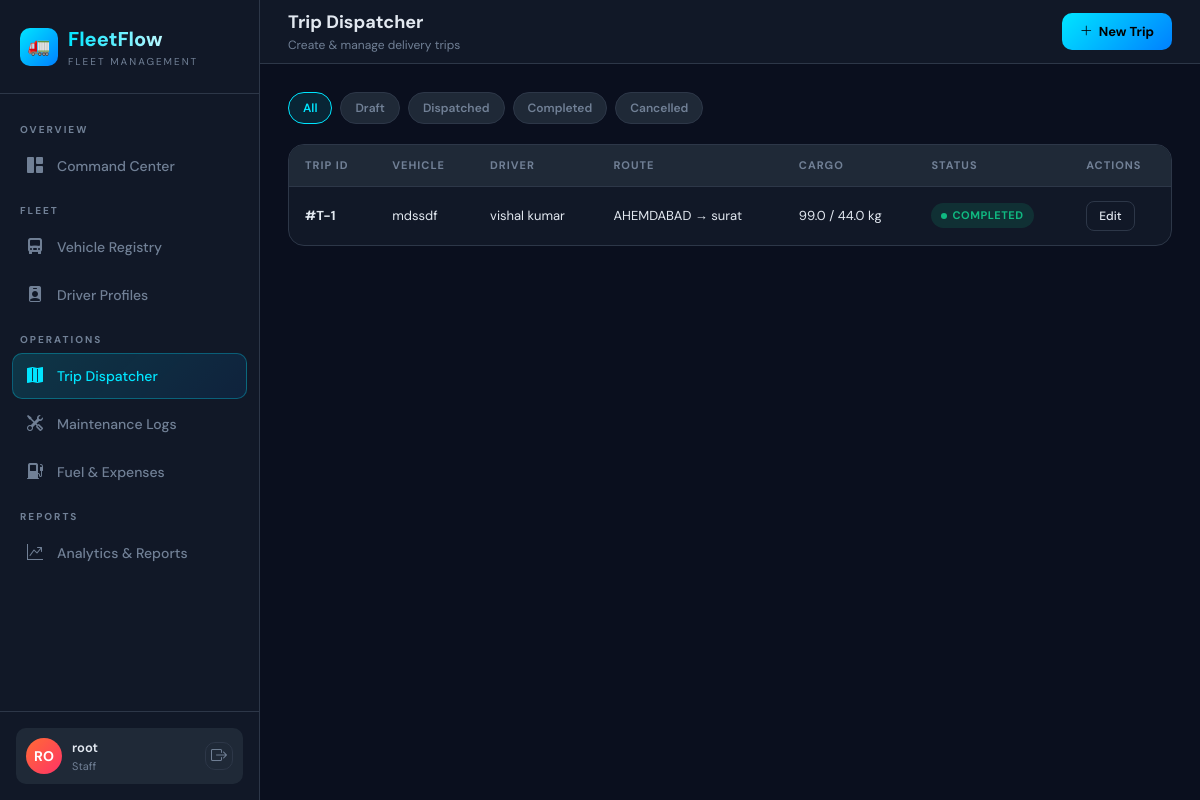
/trips/ (signed in), run on the app's committed database.
### trips/models.py (models this page shows, shortened)
class Trip(models.Model):
    STATUS = [
        ('draft', 'Draft'),
        ('dispatched', 'Dispatched'),
        ('completed', 'Completed'),
        ('cancelled', 'Cancelled'),
    ]
    vehicle = models.ForeignKey(Vehicle, on_delete=models.PROTECT)
    driver = models.ForeignKey(Driver, on_delete=models.PROTECT)
    cargo_weight_kg = models.FloatField()
    origin = models.CharField(max_length=200)
    destination = models.CharField(max_length=200)
    status = models.CharField(max_length=20, choices=STATUS, default='draft')
    start_odometer = models.FloatField()
    end_odometer = models.FloatField(null=True, blank=True)
    notes = models.TextField(blank=True)
    created_at = models.DateTimeField(auto_now_add=True)

### vehicles/models.py (models this page shows, shortened)
class Vehicle(models.Model):
    VEHICLE_TYPE = [
        ('truck', 'Truck'),
        ('van', 'Van'),
        ('bike', 'Bike'),
    ]
    STATUS = [
        ('available', 'Available'),
        ('on_trip', 'On Trip'),
        ('in_shop', 'In Shop'),
        ('retired', 'Retired'),
    ]
    name = models.CharField(max_length=100)
    license_plate = models.CharField(max_length=20, unique=True)
    vehicle_type = models.CharField(max_length=10, choices=VEHICLE_TYPE)
    max_capacity_kg = models.FloatField()
    odometer = models.FloatField(default=0)
    status = models.CharField(max_length=20, choices=STATUS, default='available')
    region = models.CharField(max_length=100, blank=True)
    created_at = models.DateTimeField(auto_now_add=True)

### drivers/models.py (models this page shows, shortened)
class Driver(models.Model):
    STATUS = [
        ('on_duty', 'On Duty'),
        ('off_duty', 'Off Duty'),
        ('suspended', 'Suspended'),
    ]
    LICENSE_CAT = [
        ('truck', 'Truck'),
        ('van', 'Van'),
        ('bike', 'Bike'),
    ]
    name = models.CharField(max_length=100)
    phone = models.CharField(max_length=15)
    license_number = models.CharField(max_length=50, unique=True)
    license_expiry = models.DateField()
    license_category = models.CharField(max_length=10, choices=LICENSE_CAT)
    safety_score = models.FloatField(default=100.0)
    status = models.CharField(max_length=20, choices=STATUS, default='off_duty')
    created_at = models.DateTimeField(auto_now_add=True)

### trips/views.py (the view)
# urls.py: path('', views.trip_list, name='trip_list'),
@login_required
def trip_list(request):
    group = get_group(request.user)
    if group not in ['Manager', 'Dispatcher']:
        messages.error(request, 'Access Denied!')
        return redirect_user(group)
    trips = Trip.objects.all().order_by('-created_at')
    status = request.GET.get('status')
    if status:
        trips = trips.filter(status=status)
    return render(request, 'trips/trip_list.html', {'trips': trips})

### trips/views.py (called while the page is built)
def get_group(user):
    if user.is_superuser:
        return 'Manager'
    group = user.groups.first()
    return group.name if group else ''

### templates/trips/trip_list.html (shortened to what this page needs)
{% extends 'base.html' %}
{% block topbar %}
<div class="topbar">
  <div>
    <div class="page-title">Trip Dispatcher</div>
    <div class="page-subtitle">Create & manage delivery trips</div>
  </div>
  <div class="topbar-actions">
    <a href="{% url 'trip_add' %}" class="btn-primary-ff">
      <i class="bi bi-plus-lg"></i> New Trip
    </a>
  </div>
</div>
{% endblock %}
{% block content %}
<div class="filter-chips">
  <a href="{% url 'trip_list' %}" class="chip {% if not request.GET.status %}active{% endif %}">All</a>
  <a href="?status=draft" class="chip {% if request.GET.status == 'draft' %}active{% endif %}">Draft</a>
  <a href="?status=dispatched" class="chip {% if request.GET.status == 'dispatched' %}active{% endif %}">Dispatched</a>
  <a href="?status=completed" class="chip {% if request.GET.status == 'completed' %}active{% endif %}">Completed</a>
  <a href="?status=cancelled" class="chip {% if request.GET.status == 'cancelled' %}active{% endif %}">Cancelled</a>
</div>
<div class="card-box">
  <div class="table-wrap">
    <table>
      <thead>
        <tr>
          <th>Trip ID</th><th>Vehicle</th><th>Driver</th>
          <th>Route</th><th>Cargo</th><th>Status</th><th>Actions</th>
        </tr>
      </thead>
      <tbody>
        {% for trip in trips %}
        <tr>
          <td><b>#T-{{ trip.id }}</b></td>
          <td>{{ trip.vehicle.name }}</td>
          <td>{{ trip.driver.name }}</td>
          <td>{{ trip.origin }} → {{ trip.destination }}</td>
          <td>{{ trip.cargo_weight_kg }} / {{ trip.vehicle.max_capacity_kg }} kg</td>
          <td>
            <span class="pill pill-{% if trip.status == 'completed' %}success{% elif trip.status == 'dispatched' %}primary{% elif trip.status == 'cancelled' %}danger{% else %}secondary{% endif %}">
              <span class="pill-dot"></span>{{ trip.get_status_display }}
            </span>
          </td>
          <td style="display:flex;gap:6px">
            <a href="{% url 'trip_edit' trip.pk %}" class="btn-outline-ff btn-sm-ff">Edit</a>
          </td>
        </tr>
        {% empty %}
        <tr><td colspan="7" style="text-align:center;padding:40px;color:var(--text-muted)">No trips found</td></tr>
        {% endfor %}
      </tbody>
    </table>
  </div>
</div>
{% endblock %}

### templates/base.html (shortened to what this page needs)
{% load static %}
<!DOCTYPE html>
<html lang="en">
<head>
<link href="https://cdnjs.cloudflare.com/ajax/libs/bootstrap/5.3.2/css/bootstrap.min.css" rel="stylesheet">
<link href="https://cdnjs.cloudflare.com/ajax/libs/bootstrap-icons/1.11.3/font/bootstrap-icons.min.css" rel="stylesheet">
<link rel="stylesheet" href="{% static 'css/main.css' %}">
</head>
<body>
<div style="display:flex">
  <div class="sidebar">
    <div class="sidebar-brand">
      <div class="brand-logo">
        <div class="brand-icon">🚛</div>
        <div>
          <div class="brand-name">FleetFlow</div>
          <div class="brand-tag">Fleet Management</div>
        </div>
      </div>
    </div>
    <nav class="sidebar-nav">
      {% if request.user.is_superuser or request.user.groups.first.name == 'Manager' %}
      <div class="nav-section">Overview</div>
      <a class="nav-item {% if request.resolver_match.url_name == 'dashboard' %}active{% endif %}" href="{% url 'dashboard' %}">
        <i class="bi bi-grid-1x2-fill"></i> Command Center
      </a>
      {% endif %}
      {% if request.user.is_superuser or request.user.groups.first.name == 'Manager' or request.user.groups.first.name == 'Dispatcher' or request.user.groups.first.name == 'Safety Officer' %}
      <div class="nav-section">Fleet</div>
      {% endif %}
      {% if request.user.is_superuser or request.user.groups.first.name == 'Manager' or request.user.groups.first.name == 'Dispatcher' %}
      <a class="nav-item {% if 'vehicle' in request.path %}active{% endif %}" href="{% url 'vehicle_list' %}">
        <i class="bi bi-truck-front-fill"></i> Vehicle Registry
      </a>
      {% endif %}
      {% if request.user.is_superuser or request.user.groups.first.name == 'Manager' or request.user.groups.first.name == 'Safety Officer' %}
      <a class="nav-item {% if 'driver' in request.path %}active{% endif %}" href="{% url 'driver_list' %}">
        <i class="bi bi-person-badge-fill"></i> Driver Profiles
      </a>
      {% endif %}
      {% if request.user.is_superuser or request.user.groups.first.name == 'Manager' or request.user.groups.first.name == 'Dispatcher' %}
      <div class="nav-section">Operations</div>
      <a class="nav-item {% if 'trip' in request.path %}active{% endif %}" href="{% url 'trip_list' %}">
        <i class="bi bi-map-fill"></i> Trip Dispatcher
      </a>
      <a class="nav-item {% if 'maintenance' in request.path %}active{% endif %}" href="{% url 'maintenance_list' %}">
        <i class="bi bi-tools"></i> Maintenance Logs
      </a>
      <a class="nav-item {% if 'expense' in request.path or 'fuel' in request.path %}active{% endif %}" href="{% url 'expense_list' %}">
        <i class="bi bi-fuel-pump-fill"></i> Fuel & Expenses
      </a>
      {% endif %}
      {% if request.user.is_superuser or request.user.groups.first.name == 'Manager' or request.user.groups.first.name == 'Analyst' %}
      <div class="nav-section">Reports</div>
      <a class="nav-item {% if 'analytics' in request.path %}active{% endif %}" href="{% url 'analytics' %}">
        <i class="bi bi-graph-up-arrow"></i> Analytics & Reports
      </a>
      {% endif %}
    </nav>
    <div class="sidebar-footer">
      <div class="user-card">
        <div class="user-avatar">{{ request.user.username|slice:":2"|upper }}</div>
        <div>
          <div class="user-name">{{ request.user.get_full_name|default:request.user.username }}</div>
          <div class="user-role">{{ request.user.groups.first|default:"Staff" }}</div>
        </div>
        <a href="{% url 'logout' %}" class="btn-icon" style="margin-left:auto;width:28px;height:28px">
          <i class="bi bi-box-arrow-right"></i>
        </a>
      </div>
    </div>
  </div>
  <div class="main-content">
    {% block topbar %}{% endblock %}
    <div class="content-area">
      {% block content %}{% endblock %}
    </div>
  </div>
</div>
</body>
</html>

### data on the page
Trip: id "1", vehicle.name "mdssdf", driver.name "vishal kumar", origin "AHEMDABAD", destination "surat", cargo_weight_kg "99.0", vehicle.max_capacity_kg "44.0", status "COMPLETED"

### other printed values
{{ request.user.username|slice:":2"|upper }} "RO"
{{ request.user.get_full_name|default:request.user.username }} "root"
{{ request.user.groups.first|default:"Staff" }} "Staff"
